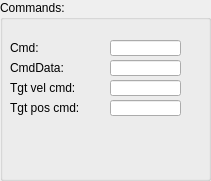
  <widget class="QGroupBox" name="groupBox">
   <property name="geometry">
    <rect>
     <x>10</x>
     <y>315</y>
     <width>211</width>
     <height>181</height>
    </rect>
   </property>
   <property name="title">
    <string>Commands:</string>
   </property>
   <widget class="caLineEdit" name="calineedit_42">
    <property name="geometry">
     <rect>
      <x>110</x>
      <y>100</y>
      <width>71</width>
      <height>16</height>
     </rect>
    </property>
    <property name="maximumSize">
     <size>
      <width>16777215</width>
      <height>18</height>
     </size>
    </property>
    <property name="channel" stdset="0">
     <string notr="true">$(DEV):$(Axis)-TgtPosCmd</string>
    </property>
    <property name="background">
     <color alpha="222">
      <red>192</red>
      <green>192</green>
      <blue>192</blue>
     </color>
    </property>
    <property name="colorMode">
     <enum>caLineEdit::Static</enum>
    </property>
    <property name="precisionMode">
     <enum>caLineEdit::Channel</enum>
    </property>
    <property name="limitsMode">
     <enum>caLineEdit::User</enum>
    </property>
    <property name="unitsEnabled">
     <bool>false</bool>
    </property>
   </widget>
   <widget class="caLabel" name="calabel_66">
    <property name="geometry">
     <rect>
      <x>10</x>
      <y>40</y>
      <width>80</width>
      <height>16</height>
     </rect>
    </property>
    <property name="maximumSize">
     <size>
      <width>16777215</width>
      <height>16</height>
     </size>
    </property>
    <property name="text">
     <string>Cmd:</string>
    </property>
   </widget>
   <widget class="caLabel" name="calabel_69">
    <property name="geometry">
     <rect>
      <x>10</x>
      <y>100</y>
      <width>80</width>
      <height>16</height>
     </rect>
    </property>
    <property name="maximumSize">
     <size>
      <width>16777215</width>
      <height>16</height>
     </size>
    </property>
    <property name="text">
     <string>Tgt pos cmd:</string>
    </property>
   </widget>
   <widget class="caLineEdit" name="calineedit_40">
    <property name="geometry">
     <rect>
      <x>110</x>
      <y>60</y>
      <width>71</width>
      <height>16</height>
     </rect>
    </property>
    <property name="maximumSize">
     <size>
      <width>16777215</width>
      <height>18</height>
     </size>
    </property>
    <property name="channel" stdset="0">
     <string notr="true">$(DEV):$(Axis)-MtnCmdData</string>
    </property>
    <property name="background">
     <color alpha="222">
      <red>192</red>
      <green>192</green>
      <blue>192</blue>
     </color>
    </property>
    <property name="colorMode">
     <enum>caLineEdit::Static</enum>
    </property>
    <property name="precisionMode">
     <enum>caLineEdit::Channel</enum>
    </property>
    <property name="limitsMode">
     <enum>caLineEdit::User</enum>
    </property>
    <property name="unitsEnabled">
     <bool>true</bool>
    </property>
   </widget>
   <widget class="caLineEdit" name="calineedit_39">
    <property name="geometry">
     <rect>
      <x>110</x>
      <y>40</y>
      <width>71</width>
      <height>16</height>
     </rect>
    </property>
    <property name="maximumSize">
     <size>
      <width>16777215</width>
      <height>18</height>
     </size>
    </property>
    <property name="channel" stdset="0">
     <string notr="true">$(DEV):$(Axis)-MtnCmd</string>
    </property>
    <property name="background">
     <color alpha="222">
      <red>192</red>
      <green>192</green>
      <blue>192</blue>
     </color>
    </property>
    <property name="colorMode">
     <enum>caLineEdit::Static</enum>
    </property>
    <property name="precisionMode">
     <enum>caLineEdit::Channel</enum>
    </property>
    <property name="limitsMode">
     <enum>caLineEdit::User</enum>
    </property>
    <property name="unitsEnabled">
     <bool>true</bool>
    </property>
   </widget>
   <widget class="caLabel" name="calabel_67">
    <property name="geometry">
     <rect>
      <x>10</x>
      <y>60</y>
      <width>80</width>
      <height>16</height>
     </rect>
    </property>
    <property name="maximumSize">
     <size>
      <width>16777215</width>
      <height>16</height>
     </size>
    </property>
    <property name="text">
     <string>CmdData:</string>
    </property>
   </widget>
   <widget class="caLineEdit" name="calineedit_41">
    <property name="geometry">
     <rect>
      <x>110</x>
      <y>80</y>
      <width>71</width>
      <height>16</height>
     </rect>
    </property>
    <property name="maximumSize">
     <size>
      <width>16777215</width>
      <height>18</height>
     </size>
    </property>
    <property name="channel" stdset="0">
     <string notr="true">$(DEV):$(Axis)-TgtVelCmd</string>
    </property>
    <property name="background">
     <color alpha="222">
      <red>192</red>
      <green>192</green>
      <blue>192</blue>
     </color>
    </property>
    <property name="colorMode">
     <enum>caLineEdit::Static</enum>
    </property>
    <property name="precisionMode">
     <enum>caLineEdit::Channel</enum>
    </property>
    <property name="limitsMode">
     <enum>caLineEdit::User</enum>
    </property>
    <property name="unitsEnabled">
     <bool>false</bool>
    </property>
   </widget>
   <widget class="caLabel" name="calabel_68">
    <property name="geometry">
     <rect>
      <x>10</x>
      <y>80</y>
      <width>80</width>
      <height>16</height>
     </rect>
    </property>
    <property name="maximumSize">
     <size>
      <width>16777215</width>
      <height>16</height>
     </size>
    </property>
    <property name="text">
     <string>Tgt vel cmd:</string>
    </property>
   </widget>
  </widget>
